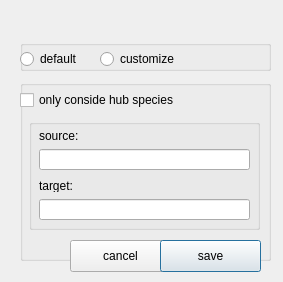
<?xml version="1.0" encoding="UTF-8"?>
<ui version="4.0">
 <class>Dialog</class>
 <widget class="QDialog" name="Dialog">
  <property name="geometry">
   <rect>
    <x>0</x>
    <y>0</y>
    <width>283</width>
    <height>282</height>
   </rect>
  </property>
  <property name="windowTitle">
   <string>element</string>
  </property>
  <widget class="QGroupBox" name="gb_def_or_cust">
   <property name="geometry">
    <rect>
     <x>20</x>
     <y>40</y>
     <width>251</width>
     <height>31</height>
    </rect>
   </property>
   <property name="title">
    <string/>
   </property>
   <property name="flat">
    <bool>true</bool>
   </property>
   <widget class="QRadioButton" name="rbtn_def">
    <property name="geometry">
     <rect>
      <x>0</x>
      <y>10</y>
      <width>97</width>
      <height>18</height>
     </rect>
    </property>
    <property name="text">
     <string>default</string>
    </property>
   </widget>
   <widget class="QRadioButton" name="rbtn_cust">
    <property name="geometry">
     <rect>
      <x>80</x>
      <y>10</y>
      <width>97</width>
      <height>18</height>
     </rect>
    </property>
    <property name="text">
     <string>customize</string>
    </property>
   </widget>
  </widget>
  <widget class="QGroupBox" name="gb_cust">
   <property name="geometry">
    <rect>
     <x>20</x>
     <y>80</y>
     <width>251</width>
     <height>181</height>
    </rect>
   </property>
   <property name="title">
    <string/>
   </property>
   <property name="flat">
    <bool>true</bool>
   </property>
   <widget class="QCheckBox" name="ck_hub_only">
    <property name="geometry">
     <rect>
      <x>0</x>
      <y>10</y>
      <width>181</width>
      <height>20</height>
     </rect>
    </property>
    <property name="text">
     <string>only conside hub species</string>
    </property>
   </widget>
   <widget class="QGroupBox" name="gb_gp">
    <property name="geometry">
     <rect>
      <x>9</x>
      <y>39</y>
      <width>231</width>
      <height>111</height>
     </rect>
    </property>
    <property name="title">
     <string/>
    </property>
    <widget class="QLabel" name="label_2">
     <property name="geometry">
      <rect>
       <x>10</x>
       <y>10</y>
       <width>56</width>
       <height>13</height>
      </rect>
     </property>
     <property name="text">
      <string>source:</string>
     </property>
    </widget>
    <widget class="QLineEdit" name="txt_source">
     <property name="geometry">
      <rect>
       <x>10</x>
       <y>30</y>
       <width>211</width>
       <height>21</height>
      </rect>
     </property>
    </widget>
    <widget class="QLabel" name="label_3">
     <property name="geometry">
      <rect>
       <x>10</x>
       <y>60</y>
       <width>56</width>
       <height>13</height>
      </rect>
     </property>
     <property name="text">
      <string>target:</string>
     </property>
    </widget>
    <widget class="QLineEdit" name="txt_target">
     <property name="geometry">
      <rect>
       <x>10</x>
       <y>80</y>
       <width>211</width>
       <height>21</height>
      </rect>
     </property>
    </widget>
   </widget>
  </widget>
  <widget class="QLabel" name="txt_title">
   <property name="geometry">
    <rect>
     <x>20</x>
     <y>20</y>
     <width>241</width>
     <height>16</height>
    </rect>
   </property>
   <property name="text">
    <string/>
   </property>
  </widget>
  <widget class="QPushButton" name="btn_cancel">
   <property name="geometry">
    <rect>
     <x>70</x>
     <y>240</y>
     <width>101</width>
     <height>32</height>
    </rect>
   </property>
   <property name="text">
    <string>cancel</string>
   </property>
   <property name="autoDefault">
    <bool>false</bool>
   </property>
  </widget>
  <widget class="QPushButton" name="btn_save">
   <property name="geometry">
    <rect>
     <x>160</x>
     <y>240</y>
     <width>101</width>
     <height>32</height>
    </rect>
   </property>
   <property name="text">
    <string>save</string>
   </property>
   <property name="autoDefault">
    <bool>false</bool>
   </property>
   <property name="default">
    <bool>true</bool>
   </property>
  </widget>
 </widget>
 <resources/>
 <connections/>
</ui>
